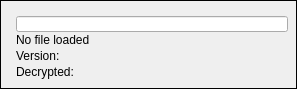
   <widget class="QFrame" name="binary">
    <property name="geometry">
     <rect>
      <x>16</x>
      <y>16</y>
      <width>297</width>
      <height>89</height>
     </rect>
    </property>
    <property name="frameShape">
     <enum>QFrame::Box</enum>
    </property>
    <property name="frameShadow">
     <enum>QFrame::Plain</enum>
    </property>
    <widget class="QLineEdit" name="binaryFilePath">
     <property name="geometry">
      <rect>
       <x>16</x>
       <y>16</y>
       <width>272</width>
       <height>16</height>
      </rect>
     </property>
     <property name="statusTip">
      <string>The location of the currently loaded binary.</string>
     </property>
     <property name="text">
      <string/>
     </property>
     <property name="readOnly">
      <bool>true</bool>
     </property>
    </widget>
    <widget class="QLabel" name="binaryFileName">
     <property name="geometry">
      <rect>
       <x>16</x>
       <y>32</y>
       <width>272</width>
       <height>16</height>
      </rect>
     </property>
     <property name="statusTip">
      <string>The file name of the currently loaded binary, and its file size in bytes.</string>
     </property>
     <property name="text">
      <string>No file loaded</string>
     </property>
    </widget>
    <widget class="QLabel" name="binaryVersion">
     <property name="geometry">
      <rect>
       <x>16</x>
       <y>48</y>
       <width>64</width>
       <height>16</height>
      </rect>
     </property>
     <property name="toolTip">
      <string/>
     </property>
     <property name="statusTip">
      <string>Which version of the game the binary is, including target platform, patch and crack status.</string>
     </property>
     <property name="text">
      <string>Version:</string>
     </property>
    </widget>
    <widget class="QLabel" name="binaryDecrypted">
     <property name="geometry">
      <rect>
       <x>16</x>
       <y>64</y>
       <width>64</width>
       <height>16</height>
      </rect>
     </property>
     <property name="statusTip">
      <string>Whether certain game functions are exposed. Some options are only available in a decrypted binary.</string>
     </property>
     <property name="text">
      <string>Decrypted:</string>
     </property>
    </widget>
    <widget class="QLabel" name="binaryVersionDesc">
     <property name="geometry">
      <rect>
       <x>80</x>
       <y>48</y>
       <width>209</width>
       <height>16</height>
      </rect>
     </property>
     <property name="toolTip">
      <string/>
     </property>
     <property name="statusTip">
      <string>Which version of the game the binary is, including target platform, patch and crack status.</string>
     </property>
     <property name="text">
      <string/>
     </property>
    </widget>
    <widget class="QLabel" name="binaryDecryptedDesc">
     <property name="geometry">
      <rect>
       <x>80</x>
       <y>64</y>
       <width>209</width>
       <height>16</height>
      </rect>
     </property>
     <property name="toolTip">
      <string/>
     </property>
     <property name="statusTip">
      <string>Whether certain game functions are exposed. Some options are only available in a decrypted binary.</string>
     </property>
     <property name="text">
      <string/>
     </property>
    </widget>
   </widget>
